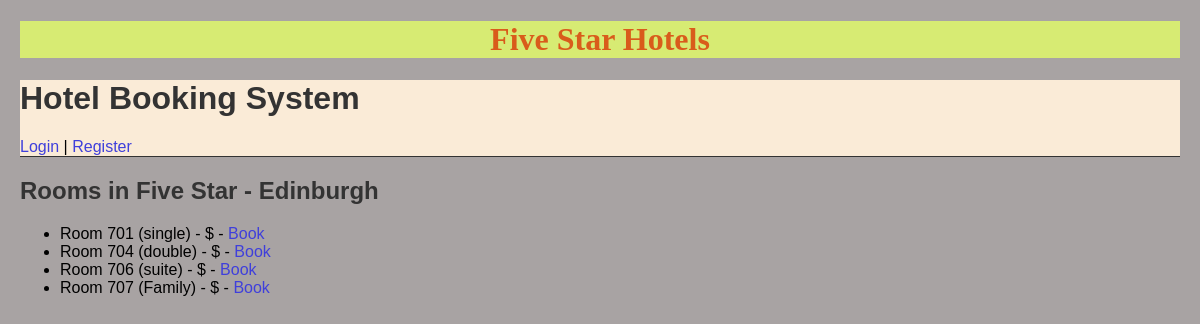
The page /hotel/3/ on the database its author committed.
### booking/models.py (models this page shows, shortened)
class Hotel(models.Model):
    name = models.CharField(max_length=100)
    location = models.CharField(max_length=100)
    description = models.TextField()

class Room(models.Model):
    ROOM_TYPES = [
        ('single', 'Single'),
        ('double', 'Double'),
        ('suite', 'Suite'),
        ('Family', 'Family'),
    ]
    hotel = models. ForeignKey(Hotel, on_delete=models.CASCADE)
    room_number =models.CharField(max_length=10)
    room_type = models.CharField(max_length=10, choices=ROOM_TYPES)
    price_per_night = models.DecimalField(max_digits=6, decimal_places=2)
    is_available = models.BooleanField(default=True)

### booking/views.py (the view)
# urls.py: path('hotel/<int:hotel_id>/', views.room_list, name='room_list'),
def room_list(request, hotel_id):
    hotel = get_object_or_404(Hotel, pk=hotel_id)
    rooms = hotel.room_set.filter(is_available=True)
    return render(request, 'booking/room_list.html', {'hotel': hotel, 'rooms': rooms})

### booking/templates/booking/room_list.html
{% extends 'booking/base.html' %}
{% block content %}
<h2>Rooms in {{ hotel.name }}</h2>
<ul>
  {% for room in rooms %}
    <li>Room {{ room.room_number }} ({{ room.room_type }}) - ${{ room.price }} -
        <a href="{% url 'book_room' room.id %}">Book</a></li>
  {% endfor %}
</ul>
{% endblock %}

### booking/templates/booking/base.html (style rules this page uses)
body { font-family: Arial, sans-serif; margin: 20px; background-color: hwb(0 64% 34%); }
h1, h2 { color: #333; }
a { text-decoration: none; color:#3f3fdb; }

### rows shown on the page
Hotel: name "Five Star - Edinburgh"
Room: room_number "701", room_type "single"
Room: room_number "704", room_type "double"
Room: room_number "706", room_type "suite"
Room: room_number "707", room_type "Family"
